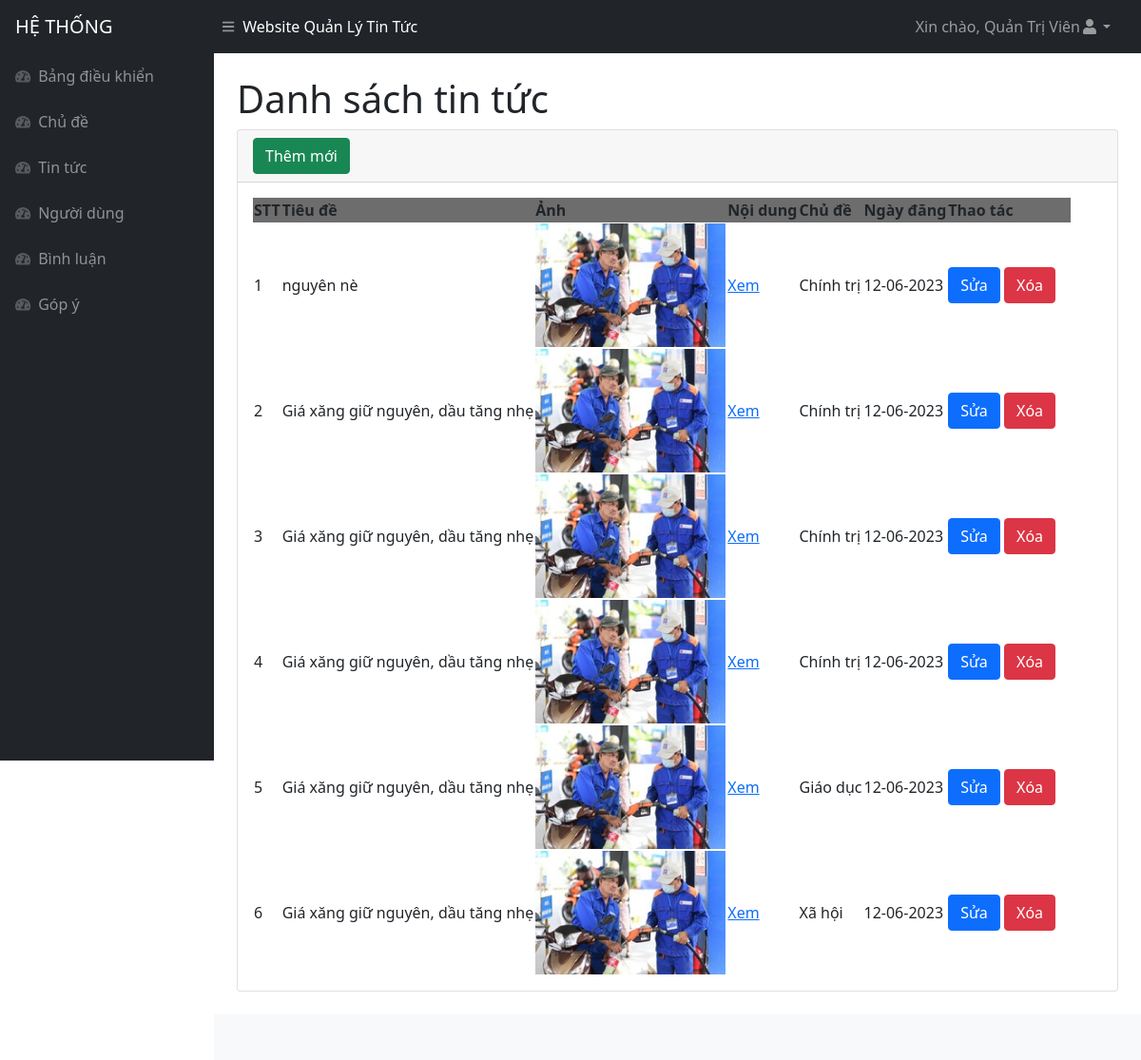
/admin/tintuc.php (signed in), run on an earlier commit of the app's database.
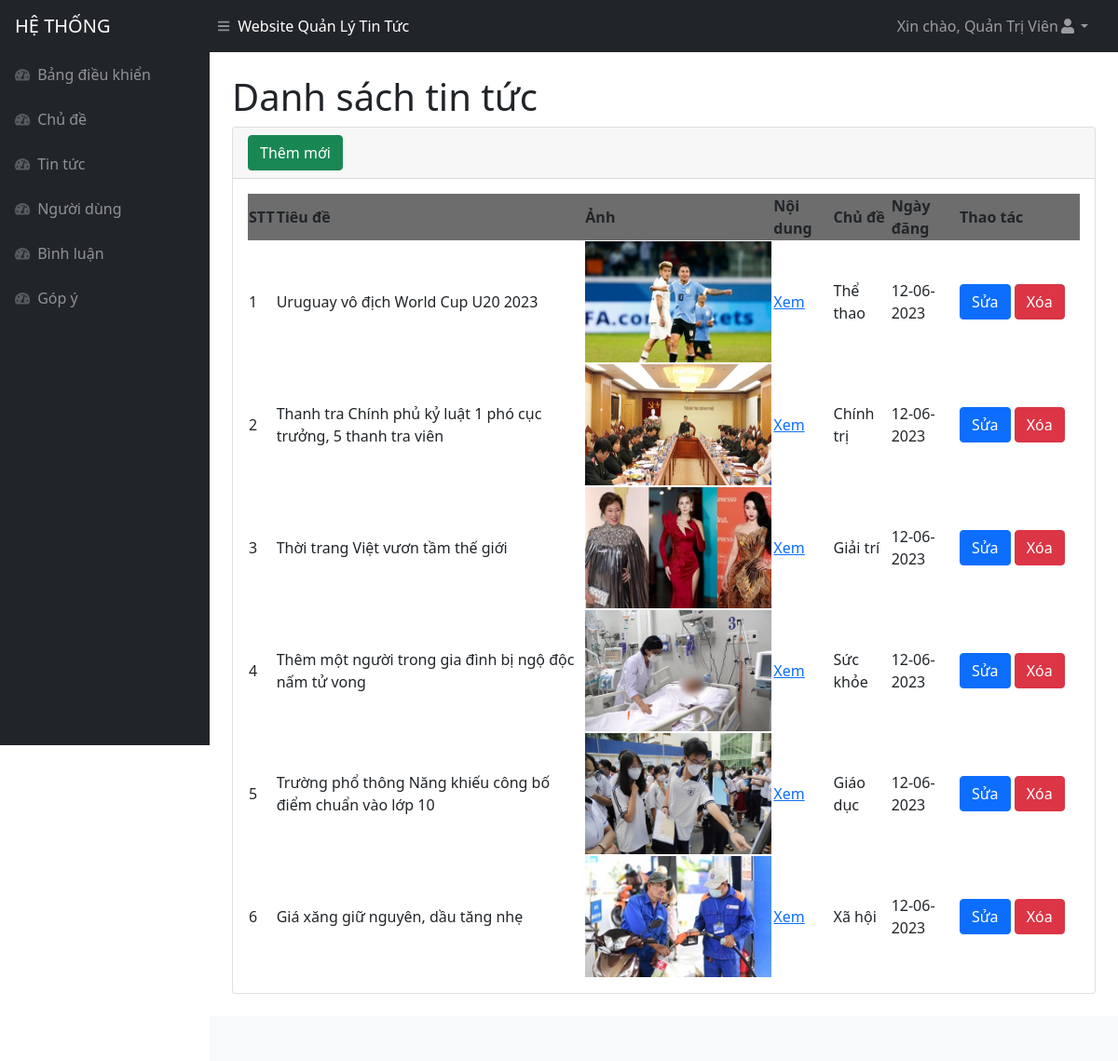
And on a later commit of the database.
### tables this page shows
CREATE TABLE `tintuc` (
  `id` int(11) NOT NULL,
  `chude_id` int(11) DEFAULT NULL,
  `tieude` varchar(255) NOT NULL,
  `anh` varchar(500) NOT NULL,
  `noidung` text DEFAULT NULL,
  `ngay` datetime NOT NULL DEFAULT current_timestamp(),
  `nguoidung_id` int(11) NOT NULL
);

CREATE TABLE `chude` (
  `id` int(11) NOT NULL,
  `ten` varchar(255) NOT NULL
);

### admin/tintuc.php (the view, shortened to what this page needs)
<!DOCTYPE html>
<html lang="en">
<head>
<?php include('inc/head.php')?>
</head>
<body class="sb-nav-fixed">
<?php include('inc/header.php')?>
    <div id="layoutSidenav">
    <?php include('inc/menu.php')?>
        <div id="layoutSidenav_content">
            <main>
                <div class="container-fluid px-4">
                    <h1 class="mt-4">Danh sách tin tức</h1>
                    <div class="card mb-4">
                        <div class="card-header">
                            <button type="button" class="btn btn-success" data-bs-toggle="modal"
                                data-bs-target="#exampleModalAdd">
                                Thêm mới
                            </button>
                        </div>
                        <div class="card-body">
                            <table id="datatablesSimple">
                                <thead>
                                <tr style="background-color : #6D6D6D">
                                        <th>STT</th>
                                        <th>Tiêu đề</th>
                                        <th>Ảnh</th>
                                        <th>Nội dung</th>
                                        <th>Chủ đề</th>
                                        <th>Ngày đăng</th>
                                        <th>Thao tác</th>
                                    </tr>
                                </thead>
                                <tbody>
                                <?php
                                    $query = "SELECT a.*,b.ten FROM tintuc as a,chude as b
                                    WHERE a.chude_id = b.id
                                    ORDER BY a.id DESC";
                                    $result = mysqli_query($connect, $query);
                                    $stt = 1;
                                    while ($arUser = mysqli_fetch_array($result, MYSQLI_ASSOC)) {
                                        $idModelDel = "exampleModalDel".$arUser["id"] ;
                                        $idModelDes = "exampleModalDes".$arUser["id"] ;
                                        $idModelEdit = "exampleModalEdit".$arUser["id"];
                                    ?>
                                    <tr>
                                        <td><?php echo $stt ?></td>
                                        <td><?php echo $arUser["tieude"] ?></td>
                                        <td><img style="width: 200px !important;height: 130px !important;" src="./image/<?php echo $arUser['anh'] ?>"></td>
                                        <td>
                                            <a href="" data-bs-toggle="modal"
                                                data-bs-target="#<?php echo $idModelDes ?>">
                                                Xem</a>
                                        </td>
                                        <td><?php echo $arUser["ten"] ?> </td>
                                        <td><?php echo date("d-m-Y", strtotime($arUser["ngay"])); ?></td>
                                        <td style="width : 130px !important">
                                            <button type="button" class="btn btn-primary" data-bs-toggle="modal"
                                                data-bs-target="#<?php echo $idModelEdit ?>">
                                                Sửa
                                            </button>
                                            <button type="button" class="btn btn-danger" data-bs-toggle="modal"
                                                data-bs-target="#<?php echo $idModelDel ?>">
                                                Xóa
                                            </button>
                                        </td>
                                    </tr>
                                    <?php $stt++;} ?>
                                </tbody>
                            </table>
                        </div>
                    </div>
                </div>
            </main>
            <?php include('inc/footer.php')?>
        </div>
    </div>
</body>
</html>

### admin/inc/head.php (shortened to what this page needs)
<link href="https://cdn.jsdelivr.net/npm/simple-datatables@latest/dist/style.css" rel="stylesheet" />
<link href="css/styles.css" rel="stylesheet" />

### admin/inc/header.php (shortened to what this page needs)
<nav class="sb-topnav navbar navbar-expand navbar-dark bg-dark">
        <a class="navbar-brand ps-3" href="index.php">HỆ THỐNG</a>
        <button class="btn btn-link btn-sm order-1 order-lg-0 me-4 me-lg-0" id="sidebarToggle" href="#!"><i
                class="fas fa-bars"></i></button>
        <p style="color:white;margin-top:15px">Website Quản Lý Tin Tức</p>
        <ul class="navbar-nav ms-auto ms-md-0 me-3 me-lg-4">
            <li class="nav-item dropdown">
                <a class="nav-link dropdown-toggle" id="navbarDropdown" href="#" role="button" data-bs-toggle="dropdown"
                    aria-expanded="false">Xin chào, <?php echo $_SESSION['hoten']; ?><i class="fas fa-user fa-fw"></i></a>
            </li>
        </ul>
    </nav>

### admin/inc/menu.php
<div id="layoutSidenav_nav">
            <nav class="sb-sidenav accordion sb-sidenav-dark" id="sidenavAccordion">
                <div class="sb-sidenav-menu">
                    <div class="nav">
                        <a class="nav-link" href="index.php">
                            <div class="sb-nav-link-icon"><i class="fas fa-tachometer-alt"></i></div>
                            Bảng điều khiển
                        </a>
                        <a class="nav-link" href="chude.php">
                            <div class="sb-nav-link-icon"><i class="fas fa-tachometer-alt"></i></div>
                            Chủ đề
                        </a>
                        <a class="nav-link" href="tintuc.php">
                            <div class="sb-nav-link-icon"><i class="fas fa-tachometer-alt"></i></div>
                            Tin tức
                        </a>
                        <a class="nav-link" href="nguoidung.php">
                            <div class="sb-nav-link-icon"><i class="fas fa-tachometer-alt"></i></div>
                            Người dùng
                        </a>
                        <a class="nav-link" href="binhluan.php">
                            <div class="sb-nav-link-icon"><i class="fas fa-tachometer-alt"></i></div>
                            Bình luận
                        </a>
                        <a class="nav-link" href="gopy.php">
                            <div class="sb-nav-link-icon"><i class="fas fa-tachometer-alt"></i></div>
                            Góp ý
                        </a>
                    </div>
                </div>
            </nav>
        </div>

### admin/inc/footer.php (shortened to what this page needs)
<footer class="py-4 bg-light mt-auto">
            </footer>

What changed in the data, as far as the page shows it:
changed tintuc: tieude "nguyên nè" → "Uruguay vô địch World Cup U20 2023"; anh: a different picture; chude.ten "Chính trị" → "Thể thao"
changed tintuc "Chính trị": tieude "Giá xăng giữ nguyên, dầu tăng nhẹ" → "Thanh tra Chính phủ kỷ luật 1 phó cục trưởng, 5 thanh tra viên"; anh: a different picture
changed tintuc: tieude "Giá xăng giữ nguyên, dầu tăng nhẹ" → "Thời trang Việt vươn tầm thế giới"; anh: a different picture; chude.ten "Chính trị" → "Giải trí"
changed tintuc: tieude "Giá xăng giữ nguyên, dầu tăng nhẹ" → "Thêm một người trong gia đình bị ngộ độc nấm tử vong"; anh: a different picture; chude.ten "Chính trị" → "Sức khỏe"
changed tintuc "Giáo dục": tieude "Giá xăng giữ nguyên, dầu tăng nhẹ" → "Trường phổ thông Năng khiếu công bố điểm chuẩn vào lớp 10"; anh: a different picture
